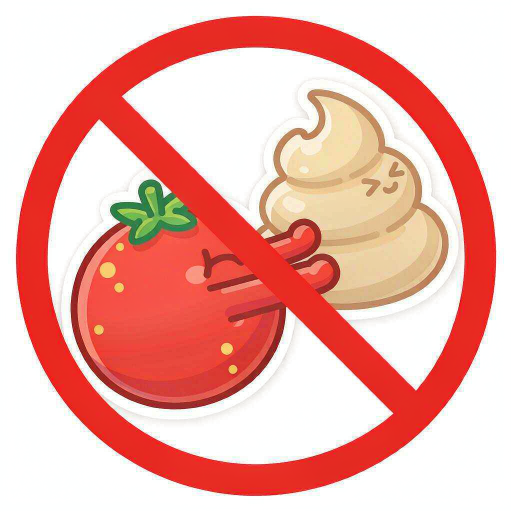
#> input picture icon_drafts/Kawaii_cartoon_style_app_icon__2026-10-28T07-29-59.png, 1024 x 1024 px (shown at 1/2 size)
$ python gen_icons_night.py
#> lines starting #> are read from the running program, lines starting #| are printed output that depends on the picture; after the words box and inside, x2 and y2 are one past the last pixel; in counts of white or black regions, pixels touching at a corner belong together
#> further down, src is the input picture: PIL image 1024x1024 RGB; mean R, G, B 239.5, 177.5, 169.2
# -*- coding: utf-8 -*-
"""生成夜间（dark mode）图标资源：原图白底 → 黑底，输出到 res/mipmap-night*

做法：对近白像素做连通域标记，把 >= MIN_FILL 像素的大区域整体填黑
（外圈背景 + 禁止圈内被红色斜杠切开的白色底盘），微小高光（几百像素，
缩放后不足 1 像素）保留，不破坏贴纸质感。
"""
from PIL import Image, ImageDraw
from collections import deque
import os

HERE = os.path.dirname(__file__)
SRC = os.path.join(HERE, "Kawaii_cartoon_style_app_icon__2026-10-28T07-29-59.png")
RES = os.path.normpath(os.path.join(HERE, "..", "app", "src", "main", "res"))

NIGHT_BG = (0, 0, 0, 255)          # 夜间背景：纯黑
BG_NEAR_WHITE = 232                 # 视为背景的近白阈值（RGB 全部 >= 该值）
MIN_FILL = 10000                    # 连通域达到该像素数才填黑（过滤微小高光）

LAUNCHER = {"mdpi": 48, "hdpi": 72, "xhdpi": 96, "xxhdpi": 144, "xxxhdpi": 192}
FOREGROUND = {"mdpi": 108, "hdpi": 162, "xhdpi": 216, "xxhdpi": 324, "xxxhdpi": 432}
FG_SCALE = 0.64  # 自适应图标安全区 66/108，留余量


def white_to_night(img: Image.Image) -> Image.Image:
    """近白连通域标记：大区域（背景 + 圈内底盘）填黑，微小高光保留，并清理边缘白晕。"""
    img = img.convert("RGBA")
    w, h = img.size
#> w = 1024; h = 1024
    px = img.load()

    def is_white(x, y):
        r, g, b, _ = px[x, y]
        return r >= BG_NEAR_WHITE and g >= BG_NEAR_WHITE and b >= BG_NEAR_WHITE

    label = bytearray(w * h)  # 0 = 未标记；1 = 待填（大区域）；2 = 保留（小高光）
    fill_regions = []
    for sy in range(h):
        for sx in range(w):
            if is_white(sx, sy) and not label[sy * w + sx]:
                comp = []
                q = deque([(sx, sy)])
                label[sy * w + sx] = 1
                while q:
                    x, y = q.popleft()
                    comp.append((x, y))
                    for nx, ny in ((x - 1, y), (x + 1, y), (x, y - 1), (x, y + 1)):
                        if (0 <= nx < w and 0 <= ny < h
                                and not label[ny * w + nx] and is_white(nx, ny)):
                            label[ny * w + nx] = 1
                            q.append((nx, ny))
                if len(comp) < MIN_FILL:
                    for x, y in comp:  # 小高光：回退为保留
                        label[y * w + x] = 2
                else:
                    fill_regions.append(comp)
#> this loop made 1024 passes
    for comp in fill_regions:
        for x, y in comp:
            px[x, y] = NIGHT_BG
#> this loop made 3 passes

    # 清理抗锯齿白晕：与黑色区域相邻的浅色像素压黑（两轮扩散）
    for _ in range(2):
        fringe = []
        for y in range(h):
            for x in range(w):
                if px[x, y][:3] == NIGHT_BG[:3]:
                    for nx, ny in ((x - 1, y), (x + 1, y), (x, y - 1), (x, y + 1)):
                        if 0 <= nx < w and 0 <= ny < h:
                            r, g, b, a = px[nx, ny]
                            if r > 200 and g > 200 and b > 200 and (r, g, b, a) != NIGHT_BG:
                                fringe.append((nx, ny))
        for x, y in fringe:
            px[x, y] = NIGHT_BG
    return img


def save_webp(img, density, name):
    d = os.path.join(RES, "mipmap-night-" + density)
    os.makedirs(d, exist_ok=True)
    path = os.path.join(d, name)
    img.save(path, "WEBP", quality=90)
    print("write:", path, img.size)


src = Image.open(SRC)
night = white_to_night(src)
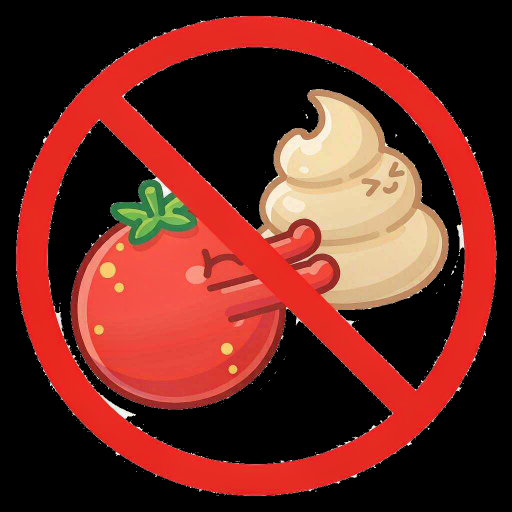
#> night: PIL image 1024x1024 RGBA (shown at 1/2 size); mean R, G, B, A 103.1, 40.8, 32.9, 255
print("night background applied:", night.size)
#| night background applied: (1024, 1024)

# 1) 普通启动图标：整图直接缩放
for density, size in LAUNCHER.items():
    save_webp(night.resize((size, size), Image.LANCZOS), density, "ic_launcher.webp")

# 2) 圆形启动图标：黑色圆形底 + 内接正方形放置整图
for density, size in LAUNCHER.items():
    canvas = Image.new("RGBA", (size, size), (0, 0, 0, 0))
    mask = Image.new("L", (size, size), 0)
    ImageDraw.Draw(mask).ellipse((0, 0, size - 1, size - 1), fill=255)
    dark = Image.new("RGBA", (size, size), NIGHT_BG)
    canvas.paste(dark, (0, 0), mask)
    side = round(size / (2 ** 0.5))
    img = night.resize((side, side), Image.LANCZOS)
    off = (size - side) // 2
    canvas.paste(img, (off, off))
    canvas = Image.composite(canvas, Image.new("RGBA", canvas.size, (0, 0, 0, 0)), mask)
    save_webp(canvas, density, "ic_launcher_round.webp")
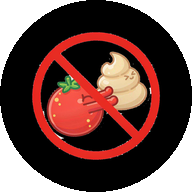
#> canvas: PIL image 192x192 RGBA; mean R, G, B, A 52, 20.6, 16.6, 200.2; transparent parts drawn white
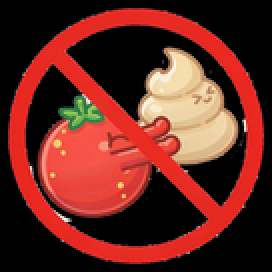
#> img: PIL image 136x136 RGBA (shown 2 times larger); mean R, G, B, A 103.6, 41.1, 33.1, 255
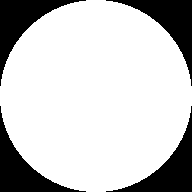
#> mask: PIL image 192x192 L; 78.5% white; 4 black regions, box (x1, y1, x2, y2) and area: (0, 0, 86, 86) 1980, (106, 0, 192, 86) 1980, (0, 106, 86, 192) 1980, (106, 106, 192, 192) 1980

# 3) 自适应图标前景：108dp 画布，内容缩进安全区
for density, size in FOREGROUND.items():
    canvas = Image.new("RGBA", (size, size), (0, 0, 0, 0))
    inner = round(size * FG_SCALE)
    img = night.resize((inner, inner), Image.LANCZOS)
    off = (size - inner) // 2
    canvas.paste(img, (off, off))
    save_webp(canvas, density, "ic_launcher_foreground.webp")
#> this loop made 5 passes
#> pass 1, in save_webp (call 11), `img.save(path, "WEBP", quality=90)`:
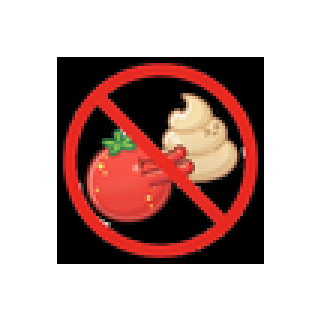
#> saved as ic_launcher_foreground.webp: PIL image 108x108 RGBA (shown 3 times larger); mean R, G, B, A 42.5, 16.8, 13.5, 104.1; transparent parts drawn white
#> after the loop:
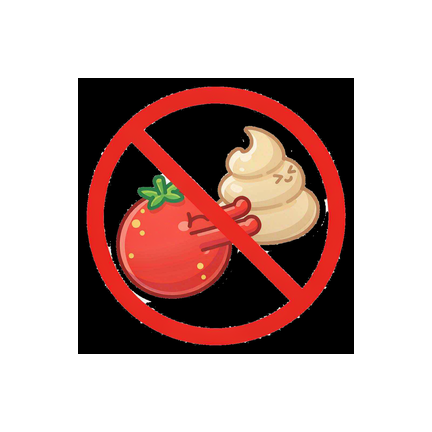
#> canvas: PIL image 432x432 RGBA; mean R, G, B, A 42.2, 16.8, 13.5, 104.1; transparent parts drawn white
#> after the loop:
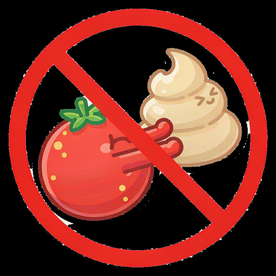
#> img: PIL image 276x276 RGBA; mean R, G, B, A 103.4, 41, 33, 255

print("done")
